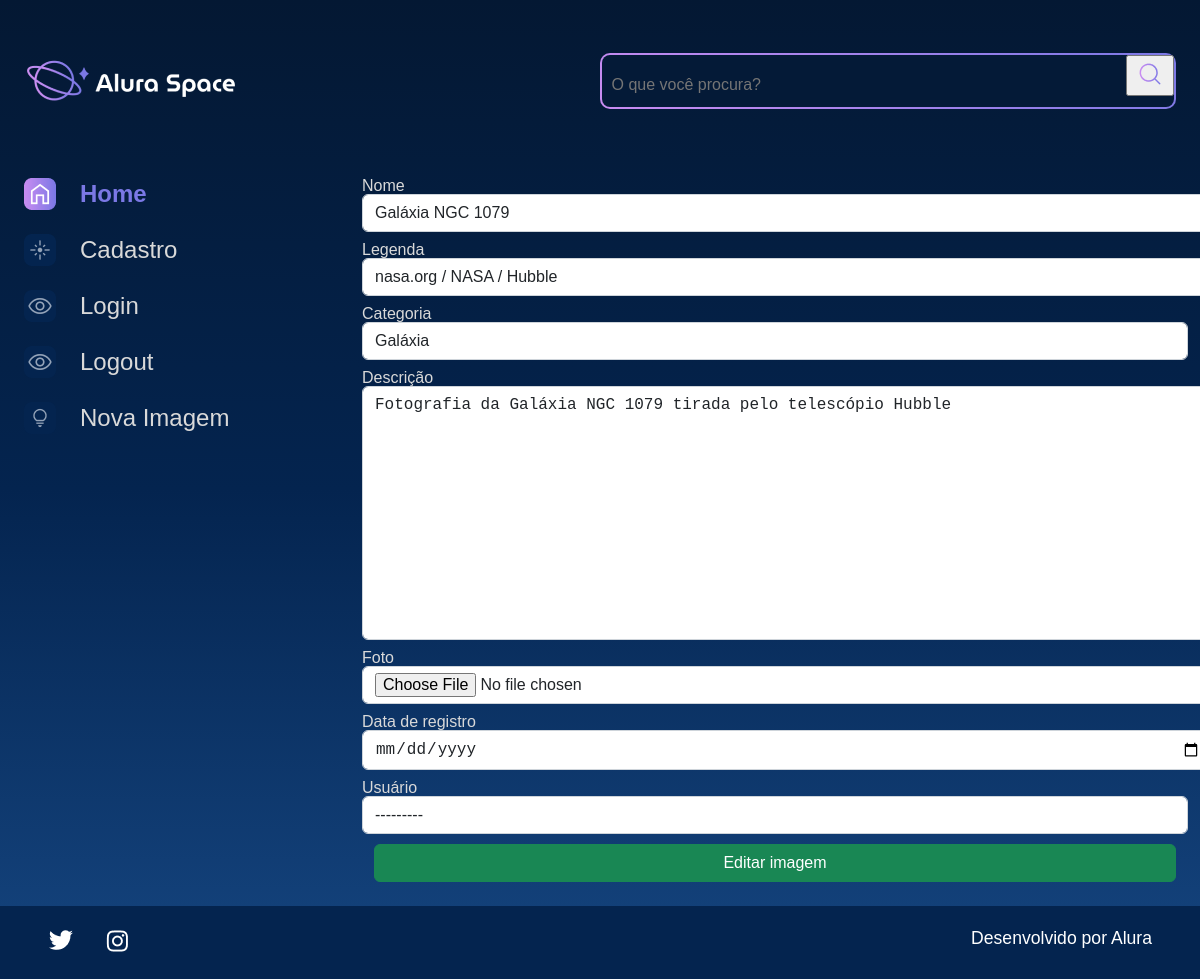
/editar-imagem/2, run on the app's committed database.
### apps/galeria/models.py (models this page shows, shortened)
class Fotografia(models.Model):
    OPCOES_CATEGORIA = [
        ("NEBULOSA","Nebulosa"),
        ("ESTRELA","Estrela"),
        ("GALÁXIA","Galáxia"),
        ("PLANETA","Planeta"),
    ]
    nome = models.CharField(max_length=100, null=False, blank=False)
    legenda = models.CharField(max_length=150, null=False, blank=False)
    categoria = models.CharField(max_length=100, choices=OPCOES_CATEGORIA, default='')
    descricao = models.TextField(null=False, blank=False)
    foto = models.ImageField(upload_to="fotos/%Y/%m/%d/", blank=True)
    publicada = models.BooleanField(default=True)
    data_fotografia = models.DateTimeField(default=datetime.now, blank=False)
    usuario = models.ForeignKey(
        to = User,
        on_delete = models.SET_NULL,
        null = True,
        blank = False,
        related_name = "user",
    )

### apps/galeria/views.py (the view)
# urls.py: path('editar-imagem/<int:foto_id>', editar_imagem, name='editar_imagem'),
def editar_imagem(request, foto_id):
    fotografia = Fotografia.objects.get(id=foto_id)
    form = fotografia_forms(instance=fotografia)
    if request.method == 'POST':
        form = fotografia_forms(request.POST, request.FILES, instance=fotografia)
        if form.is_valid():
            form.save()
            messages.success(request, "Fotografia editada com sucesso")
            return redirect('index')
    return render(request, 'galeria/editar_imagem.html', {'form': form, 'foto_id': foto_id})

### apps/galeria/forms.py
class fotografia_forms(forms.ModelForm):
    class Meta:
        model = Fotografia
        exclude = ['publicada',]
        labels = {
            'descricao':'Descrição',
            'data_fotografia': 'Data de registro',
            'usuario': 'Usuário'
        }
        widgets = {
            'nome': forms.TextInput(attrs={'class':'form-control'}),
            'legenda': forms.TextInput(attrs={'class': 'form-control'}),
            'categoria': forms.Select(attrs={'class': 'form-control'}),
            'descricao': forms.Textarea(attrs={'class': 'form-control'}),
            'foto': forms.FileInput(attrs={'class': 'form-control'}),
            'data_fotografia': forms.DateInput(
                format = '%d/%m/%Y',
                attrs={
                    'type':'date',
                    'class':'form-control'
                }
            ),
            'usuario': forms.Select(attrs={'class':'form-control'}),
        }

### templates/galeria/editar_imagem.html (shortened to what this page needs)
{% extends 'shared/base.html' %}
{% load static %}
{% block content %}
<section class="galeria" style="margin-left: 5em">
                <form action="{% url 'editar_imagem' foto_id %}" method="POST">
                    <div class="row">
                        {% for field in form.visible_fields %}
                        <div class="col-12 col-lg-12" style="margin-bottom: 10px;">
                            <label for="{{ field.id_for_label }}" style="color:#D9D9D9; margin-bottom: 5px;">{{ field.label }}</label>
                            {{ field }}
                        </div>
                        {% endfor %}
                    </div>
                    <div>
                        <button class="btn btn-success col-12" style="padding: top 5px;" type="submit">Editar imagem</button>
                    </div>
                </form>
            </section>
        </main>
    </div>
</body>
{% endblock %}

### setup/static/styles/style.css (style rules this page uses)
html, body, div, span, applet, object, iframe, h1, h2, h3, h4, h5, h6, p, blockquote, pre, a, abbr, acronym, address, big, cite, code, del, dfn, em, img, ins, kbd, q, s, samp, small, strike, strong, sub, sup, tt, var, b, u, i, center, dl, dt, dd, ol, ul, li, fieldset, form, label, legend, table, caption, tbody, tfoot, thead, tr, th, td, article, aside, canvas, details, embed, figure, figcaption, footer, header, hgroup, menu, nav, output, ruby, section, summary, time, mark, audio, video { margin: 0; padding: 0; border: 0; font-size: 100%; font: inherit; vertical-align: baseline; }
article, aside, details, figcaption, figure, footer, header, hgroup, menu, nav, section { display: block; }
body { line-height: 1; font-family: 'Space Grotesk', sans-serif; min-height: 100vh; background: linear-gradient(#041833,#04244F,#154580); background-repeat: no-repeat; background-position: center; background-size: cover; }
.galeria { display: flex; width: 100%; }
.row { --bs-gutter-x: 1.5rem; --bs-gutter-y: 0; display: flex; flex-wrap: wrap; margin-top: calc(-1 * var(--bs-gutter-y)); margin-right: calc(-.5 * var(--bs-gutter-x)); margin-left: calc(-.5 * var(--bs-gutter-x)); }
.col-12 { flex: 0 0 auto; width: 100%; }
.btn { --bs-btn-padding-x: 0.75rem; --bs-btn-padding-y: 0.375rem; --bs-btn-font-family: ; --bs-btn-font-size: 1rem; --bs-btn-font-weight: 400; --bs-btn-line-height: 1.5; --bs-btn-color: #212529; --bs-btn-bg: transparent; --bs-btn-border-width: 1px; --bs-btn-border-color: transparent; --bs-btn-border-radius: 0.375rem; --bs-btn-hover-border-color: transparent; --bs-btn-box-shadow: inset 0 1px 0 rgba(255, 255, 255, 0.15),0 1px 1px rgba(0, 0, 0, 0.075); --bs-btn-disabled-opacity: 0.65; --bs-btn-focus-box-shadow: 0 0 0 0.25rem rgba(var(--bs-btn-focus-shadow-rgb), .5); display: inline-block; padding: var(--bs-btn-padding-y) var(--bs-btn-padding-x); font-family: var(--bs-btn-font-family); font-size: var(--bs-btn-font-size); font-weight: var(--bs-btn-font-weight); line-height: var(--bs-btn-line-height); color: var(--bs-btn-color); text-align: center; text-decoration: none; vertical-align: middle; cursor: pointer; -webkit-user-select: none; -moz-user-select: none; user-select: none; border: var(--bs-btn-border-width) solid var(--bs-btn-border-color); border-radius: var(--bs-btn-border-radius); background-color: var(--bs-btn-bg); transition: color .15s ease-in-out,background-color .15s ease-in-out,border-color .15s ease-in-out,box-shadow .15s ease-in-out; }
.btn-success { --bs-btn-color: #fff; --bs-btn-bg: #198754; --bs-btn-border-color: #198754; --bs-btn-hover-color: #fff; --bs-btn-hover-bg: #157347; --bs-btn-hover-border-color: #146c43; --bs-btn-focus-shadow-rgb: 60,153,110; --bs-btn-active-color: #fff; --bs-btn-active-bg: #146c43; --bs-btn-active-border-color: #13653f; --bs-btn-active-shadow: inset 0 3px 5px rgba(0, 0, 0, 0.125); --bs-btn-disabled-color: #fff; --bs-btn-disabled-bg: #198754; --bs-btn-disabled-border-color: #198754; }
.form-control { display: block; width: 100%; padding: 0.375rem 0.75rem; font-size: 1rem; font-weight: 400; line-height: 1.5; color: #212529; background-color: #fff; background-clip: padding-box; border: 1px solid #ced4da; -webkit-appearance: none; -moz-appearance: none; appearance: none; border-radius: 0.375rem; transition: border-color .15s ease-in-out,box-shadow .15s ease-in-out; }

### data on the page
Fotografia: visible_fields "Galáxia NGC 1079" "nasa.org / NASA / Hubble" "Galáxia" "Fotografia da Galáxia NGC 1079 tirada pelo telescópio Hubble" "---------"

### other printed values
{{ field.label }} "Nome" "Legenda" "Categoria" "Descrição" "Foto" "Data de registro" "Usuário"
